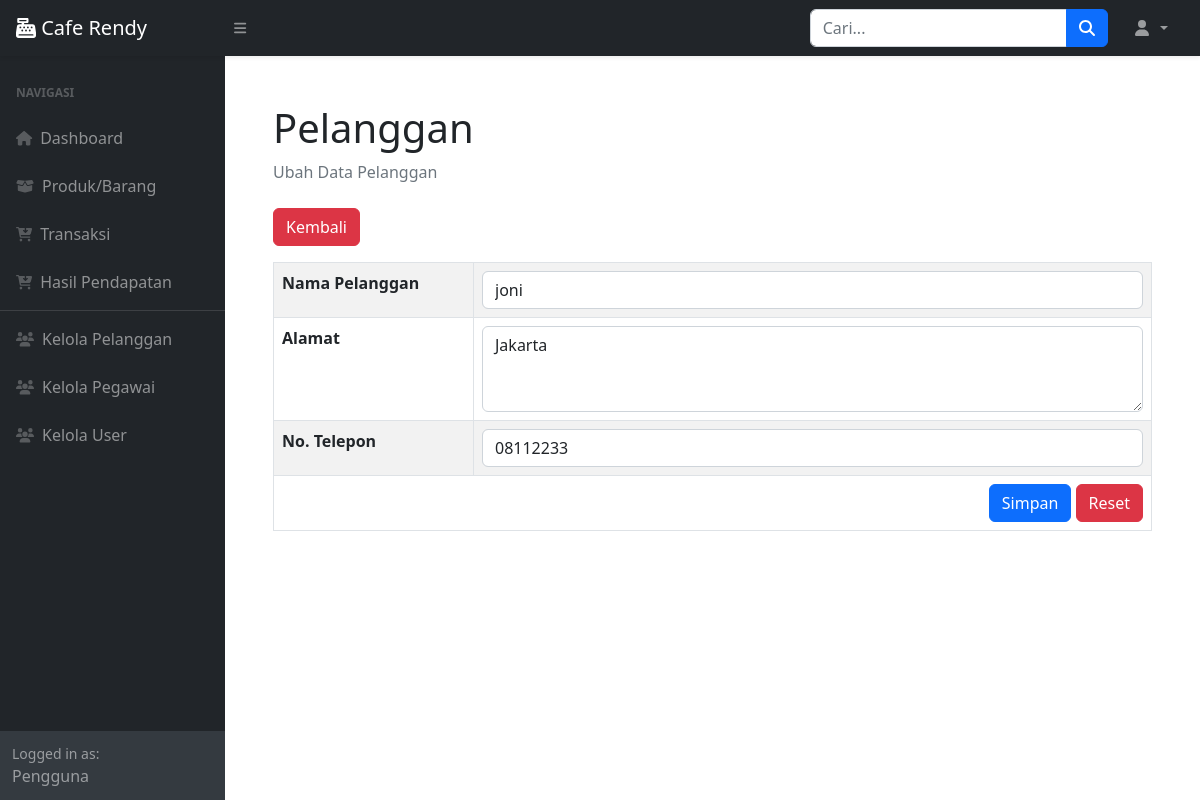
/?page=pelanggan_ubah&id=14, run on the app's committed database.
### tables this page shows
CREATE TABLE `pelanggan` (
  `id_pelanggan` int(11) NOT NULL,
  `nama_pelanggan` varchar(255) DEFAULT NULL,
  `alamat` text DEFAULT NULL,
  `no_telpon` varchar(255) DEFAULT NULL
);

### pelanggan_ubah.php (the view, shortened to what this page needs)
<?php
$id = $_GET['id'];
$query = mysqli_query($koneksi, "SELECT * FROM pelanggan WHERE id_pelanggan='$id'");
$data = mysqli_fetch_array($query);
?>
<div class="container-fluid px-4">
    <h1 class="mt-4">Pelanggan</h1>
    <ol class="breadcrumb mb-4">
        <li class="breadcrumb-item active">Ubah Data Pelanggan</li>
    </ol>
    <a href="?page=pelanggan" class="btn btn-danger mb-3">Kembali</a>
    <form method="post">
        <table class="table table-bordered table-striped">
            <tbody>
                <tr>
                    <th width="200">Nama Pelanggan</th>
                    <td><input type="text" name="nama_pelanggan" class="form-control" value="<?= $data['nama_pelanggan']; ?>" required></td>
                </tr>
                <tr>
                    <th>Alamat</th>
                    <td><textarea name="alamat" class="form-control" rows="3" required><?= $data['alamat']; ?></textarea></td>
                </tr>
                <tr>
                    <th>No. Telepon</th>
                    <td><input type="text" name="no_telpon" class="form-control" value="<?= $data['no_telpon']; ?>" required></td>
                </tr>
                <tr>
                    <td colspan="2" class="text-end">
                        <button type="submit" class="btn btn-primary">Simpan</button>
                        <button type="reset" class="btn btn-danger">Reset</button>
                    </td>
                </tr>
            </tbody>
        </table>
    </form>
</div>

### data on the page
pelanggan: nama_pelanggan "joni", alamat "Jakarta", no_telpon "08112233"
